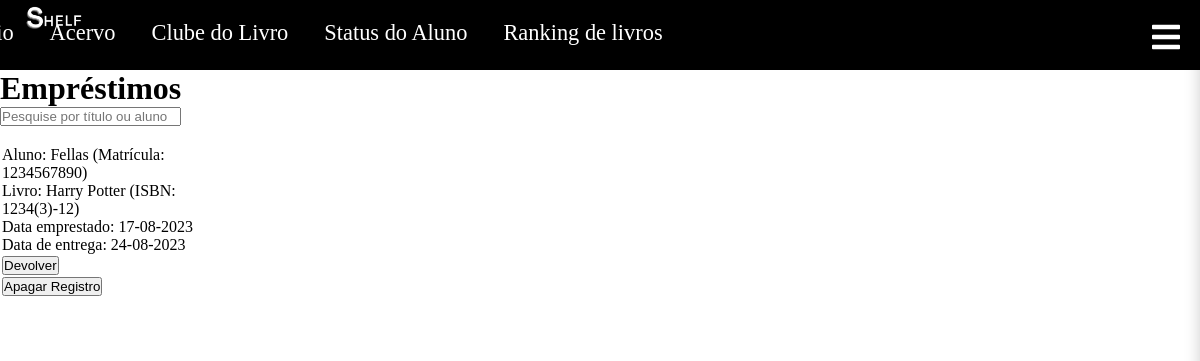
The page /emprestimo.php (signed in) on the database as committed earlier.
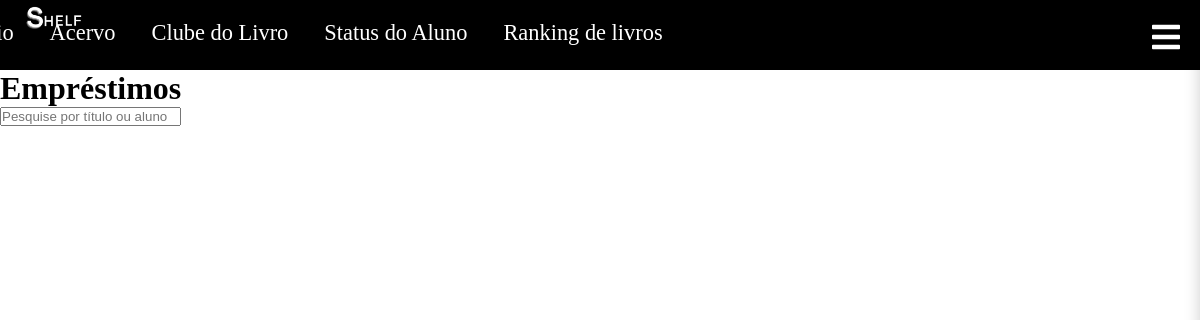
The same page on the database as committed later.
### tables this page shows
CREATE TABLE IF NOT EXISTS `emprestimos` (
  `id` int NOT NULL AUTO_INCREMENT,
  `livroID` int NOT NULL,
  `estudanteID` int DEFAULT NULL,
  `dataEmprestimo` date NOT NULL,
  `dataDevolucao` date NOT NULL,
  `devolvido` tinyint(1) DEFAULT '0',
  PRIMARY KEY (`id`),
  KEY `livro_id` (`livroID`),
  KEY `usuario_id` (`estudanteID`)
);

CREATE TABLE IF NOT EXISTS `cadastroalunos` (
  `id` int NOT NULL AUTO_INCREMENT,
  `nome` varchar(140) NOT NULL,
  `turma` varchar(140) NOT NULL,
  `telefone` varchar(100) NOT NULL,
  `endereco` varchar(140) NOT NULL,
  `nMatricula` int NOT NULL,
  PRIMARY KEY (`id`)
);

CREATE TABLE IF NOT EXISTS `acervo` (
  `id` int NOT NULL AUTO_INCREMENT,
  `nome` varchar(140) NOT NULL,
  `genero` varchar(140) NOT NULL,
  `autor` varchar(140) NOT NULL,
  `anoPublicado` int NOT NULL,
  `qtdLivros` int NOT NULL,
  `capaLivro` varchar(140) NOT NULL,
  `editora` varchar(140) NOT NULL,
  `rua` varchar(140) NOT NULL,
  `estante` varchar(140) NOT NULL,
  `nPags` int NOT NULL,
  `isbn` varchar(140) NOT NULL,
  `prateleira` varchar(140) NOT NULL,
  PRIMARY KEY (`id`)
);

### emprestimo.php (the view, shortened to what this page needs)
<!DOCTYPE html>
<html lang="en">
<head>
    <link rel="stylesheet" href="https://cdnjs.cloudflare.com/ajax/libs/font-awesome/5.15.3/css/all.min.css">
</head>
<body>
<nav class="navbar">
        <img src="Imagens/logo.png"class="logoo" >
        <a href="index.php">Início</a>
        <a href="catalogo.php">Acervo</a>
        <a href="clubeLivro.php">Clube do Livro</a>
        <a href="statusAluno.php">Status do Aluno</a>
        <a href="rankingLivros.php">Ranking de livros</a>
        <div class="icon-menu white" id="icon-menu">
            <i class="fas fa-bars fa-2xl"></i>
        </div>
    </nav>
</body>
</html>
    <h1>Empréstimos</h1>
    <?php
    $hostname = '127.0.0.1';
    $user = 'root';
    $password = '';
    $database = 'biblioteca';
    $conexao = new mysqli($hostname, $user, $password, $database);
    if ($conexao->connect_errno) {
        echo 'Failed to connect to MySQL: ' . $conexao->connect_error;
        exit();
    } else {
        $mostrarEmprestimos = 'SELECT emprestimos.*, cadastroalunos.nome AS alunoNome, cadastroalunos.nMatricula AS alunoMatricula, acervo.nome AS livroNome, acervo.isbn AS livroISBN FROM `emprestimos`
        JOIN cadastroalunos ON emprestimos.estudanteID = cadastroalunos.id
        JOIN acervo ON emprestimos.livroID = acervo.id';
        $resultado = $conexao->query($mostrarEmprestimos);
        echo "<input type='text' id='pesquisa' onkeyup='showHint(this.value)' placeholder='Pesquise por título ou aluno'>
        <span id='txtHint'></span>
        <script>
        function showHint(str) {
            if (str.length == 0) {
              document.getElementById('txtHin').innerHTML = '';
              return;
            }
            const xhttp = new XMLHttpRequest();
            xhttp.onreadystatechange = function() {
                if (this.readyState == 4 && this.status == 200) {
                    document.getElementById('txtHint').innerHTML = this.responseText;
                }
            };
            xhttp.open('GET', 'emprestimoPesquisar.php?emprestimoPesquisado='+str, true);
            xhttp.send();
          }
        </script><br>";
        while ($row = mysqli_fetch_array($resultado)) {
            echo "<br><table style='width: 20%;'>
                    <tr><td>
                        Aluno: " . $row['alunoNome'] . " (Matrícula: " . $row['alunoMatricula'] . ")<br>
                        Livro: " . $row['livroNome'] . " (ISBN: " . $row['livroISBN'] . ")<br>
                        Data emprestado: " . date('d-m-Y', strtotime($row['dataEmprestimo'])) . "<br>
                        Data de entrega: " . date('d-m-Y', strtotime($row['dataDevolucao'])) . "
                    </td>
                    </tr>
                    <tr>
                    <td>
                        <form method='post' action='livroDevolucao.php'>
                        <input type='hidden' value='". $row['id'] . "' id='id' name='id'>
                        <input type='submit' value='Devolver'>
                        </form>
                    </td>
                    </tr>
                    <tr><td>
                    <form method='post' action='emprestimoMarcar.php'>
                    <input type='hidden' name='emprestimoID' value='" .$row['id']. "'>
                    <input type='submit' value='Apagar Registro'>
                </form>
                        </td></tr>
                </table>";
        }
    }
    ?>
    <br><a href='index.php'>Voltar</a>
</body>
</html>

Rows that differ between the two databases and show on the page:
removed emprestimos: estudanteID.nome "Fellas", estudanteID.nMatricula "1234567890", livroID.nome "Harry Potter", livroID.isbn "1234(3)-12", dataEmprestimo "17-08-2023", dataDevolucao "24-08-2023"
